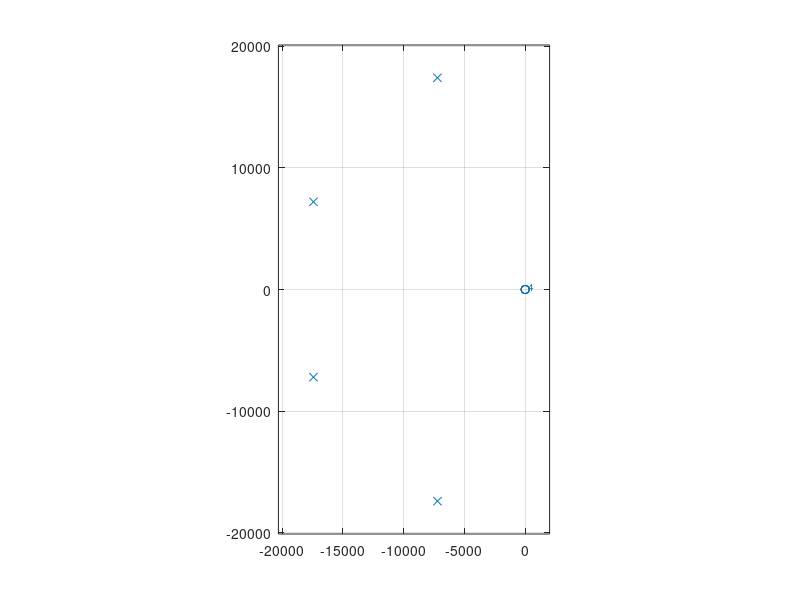

Source code (MATLAB):
A1 = [1, 14427, 3.553e8];
A2 = [1, 34830, 3.553e8];

A = conv(A1, A2);

B1 = [3.553e8];
B2 = [3.553e8];

B = conv(B1,B2);

zplane(B,A);